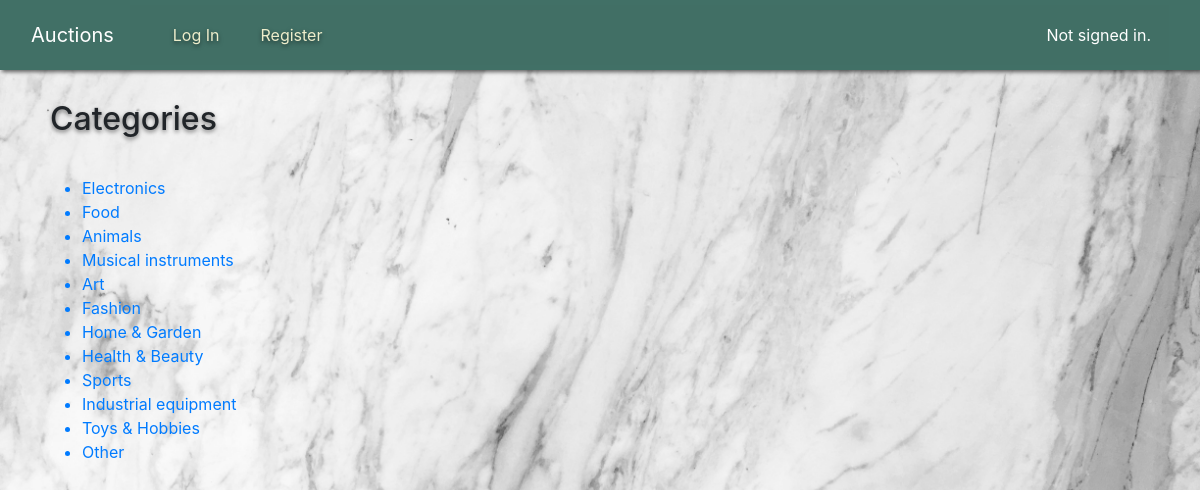
The page /categories on the database its author committed.
### auctions/models.py (models this page shows, shortened)
class Category(models.Model):
    title = models.CharField(max_length=100)

### auctions/views.py (the view)
# urls.py: path("categories", views.categories, name="categories"),
def categories(request):
    categories = Category.objects.all()
    return render(request, "auctions/categories.html", {
        "categories":categories
    })

### auctions/templates/auctions/categories.html (shortened to what this page needs)
{% extends "auctions/layout.html" %}
{% block body %}
    <h2>Categories</h2>
    <ul>
        {% for category in categories%}
            <a href="{% url 'category' category.id%}"><li>{{category.title}}</li></a>
        {% endfor %}
    </ul>
{% endblock %}

### auctions/static/auctions/styl.css (style rules this page uses)
html { height:auto }
* { margin:0; padding:0; }
body { padding: 0px 50px 30px 50px; margin:0; height:auto; background-image: url('pexels-henry-&-co-2341290.jpg'); background-size: cover; background-repeat: no-repeat; }
h2 { padding-bottom:30px; }
h2, .text-beige { text-shadow: 0 2px 4px rgba(0, 0, 0, 0.5); }

### rows shown on the page
Category: title "Electronics"
Category: title "Food"
Category: title "Animals"
Category: title "Musical instruments"
Category: title "Art"
Category: title "Fashion"
Category: title "Home & Garden"
Category: title "Health & Beauty"
Category: title "Sports"
Category: title "Industrial equipment"
Category: title "Toys & Hobbies"
Category: title "Other"
